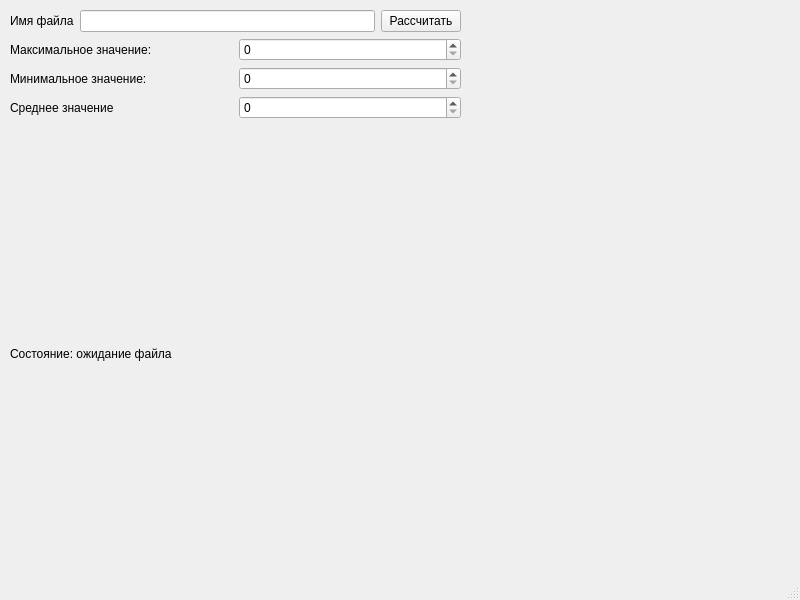
<?xml version="1.0" encoding="UTF-8"?>
<ui version="4.0">
 <class>MainWindow</class>
 <widget class="QMainWindow" name="MainWindow">
  <property name="geometry">
   <rect>
    <x>0</x>
    <y>0</y>
    <width>800</width>
    <height>600</height>
   </rect>
  </property>
  <property name="windowTitle">
   <string>MainWindow</string>
  </property>
  <widget class="QWidget" name="centralwidget">
   <property name="layoutDirection">
    <enum>Qt::LeftToRight</enum>
   </property>
   <property name="autoFillBackground">
    <bool>false</bool>
   </property>
   <widget class="QWidget" name="">
    <property name="geometry">
     <rect>
      <x>10</x>
      <y>10</y>
      <width>451</width>
      <height>351</height>
     </rect>
    </property>
    <layout class="QVBoxLayout" name="verticalLayout">
     <item>
      <layout class="QHBoxLayout" name="horizontalLayout">
       <item>
        <widget class="QLabel" name="label">
         <property name="text">
          <string>Имя файла</string>
         </property>
        </widget>
       </item>
       <item>
        <widget class="QLineEdit" name="lineEdit"/>
       </item>
       <item>
        <widget class="QPushButton" name="pushButton">
         <property name="text">
          <string>Рассчитать</string>
         </property>
        </widget>
       </item>
      </layout>
     </item>
     <item>
      <layout class="QHBoxLayout" name="horizontalLayout_2">
       <item>
        <widget class="QLabel" name="label_3">
         <property name="text">
          <string>Максимальное значение:</string>
         </property>
        </widget>
       </item>
       <item>
        <widget class="QSpinBox" name="maximum"/>
       </item>
      </layout>
     </item>
     <item>
      <layout class="QHBoxLayout" name="horizontalLayout_3">
       <item>
        <widget class="QLabel" name="label_4">
         <property name="text">
          <string>Минимальное значение:</string>
         </property>
        </widget>
       </item>
       <item>
        <widget class="QSpinBox" name="minimum"/>
       </item>
      </layout>
     </item>
     <item>
      <layout class="QHBoxLayout" name="horizontalLayout_4">
       <item>
        <widget class="QLabel" name="label_5">
         <property name="text">
          <string>Среднее значение</string>
         </property>
        </widget>
       </item>
       <item>
        <widget class="QSpinBox" name="average"/>
       </item>
      </layout>
     </item>
     <item>
      <spacer name="verticalSpacer">
       <property name="orientation">
        <enum>Qt::Vertical</enum>
       </property>
       <property name="sizeHint" stdset="0">
        <size>
         <width>20</width>
         <height>40</height>
        </size>
       </property>
      </spacer>
     </item>
     <item>
      <widget class="QLabel" name="error">
       <property name="text">
        <string>Состояние: ожидание файла</string>
       </property>
      </widget>
     </item>
    </layout>
   </widget>
  </widget>
  <widget class="QMenuBar" name="menubar">
   <property name="geometry">
    <rect>
     <x>0</x>
     <y>0</y>
     <width>800</width>
     <height>22</height>
    </rect>
   </property>
  </widget>
  <widget class="QStatusBar" name="statusbar"/>
 </widget>
 <resources/>
 <connections/>
</ui>
